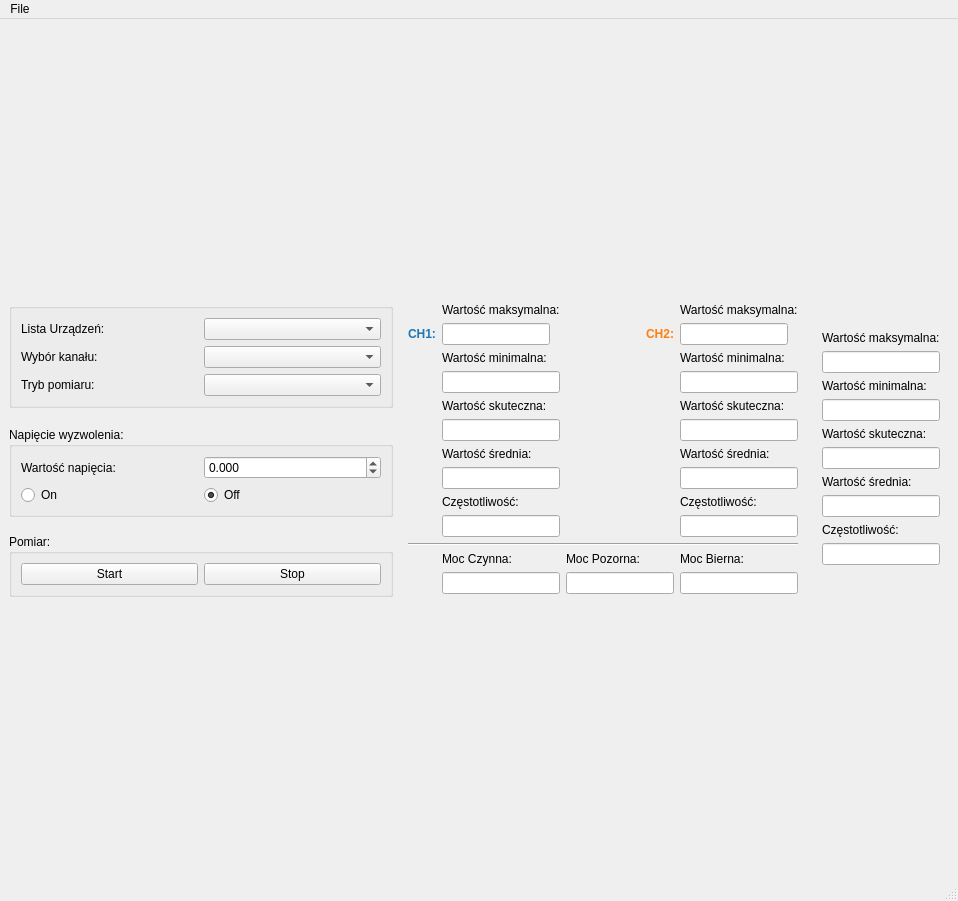
<?xml version="1.0" encoding="UTF-8"?>
<ui version="4.0">
 <class>MainWindow</class>
 <widget class="QMainWindow" name="MainWindow">
  <property name="geometry">
   <rect>
    <x>0</x>
    <y>0</y>
    <width>958</width>
    <height>901</height>
   </rect>
  </property>
  <property name="windowTitle">
   <string>Oscyloskop</string>
  </property>
  <widget class="QWidget" name="centralwidget">
   <layout class="QGridLayout" name="gridLayout_2">
    <item row="1" column="0" colspan="2">
     <layout class="QGridLayout" name="gridLayout_5">
      <item row="0" column="2" rowspan="3">
       <widget class="QWidget" name="widgetCH" native="true">
        <property name="sizePolicy">
         <sizepolicy hsizetype="Fixed" vsizetype="Fixed">
          <horstretch>0</horstretch>
          <verstretch>0</verstretch>
         </sizepolicy>
        </property>
        <layout class="QGridLayout" name="gridLayout_4">
         <item row="2" column="0">
          <widget class="QLabel" name="label_4">
           <property name="text">
            <string>Wartość minimalna:</string>
           </property>
          </widget>
         </item>
         <item row="5" column="0">
          <widget class="QLineEdit" name="lineEditRms">
           <property name="styleSheet">
            <string notr="true">color: rgb(31, 119, 180);</string>
           </property>
          </widget>
         </item>
         <item row="4" column="0">
          <widget class="QLabel" name="label_5">
           <property name="text">
            <string>Wartość skuteczna:</string>
           </property>
          </widget>
         </item>
         <item row="8" column="0">
          <widget class="QLineEdit" name="lineEditAmp">
           <property name="styleSheet">
            <string notr="true">color: rgb(31, 119, 180);</string>
           </property>
          </widget>
         </item>
         <item row="1" column="0">
          <widget class="QLineEdit" name="lineEditMax">
           <property name="styleSheet">
            <string notr="true">color: rgb(31, 119, 180);</string>
           </property>
          </widget>
         </item>
         <item row="0" column="0">
          <widget class="QLabel" name="label_3">
           <property name="text">
            <string>Wartość maksymalna:</string>
           </property>
          </widget>
         </item>
         <item row="11" column="0">
          <widget class="QLineEdit" name="lineEditFreq">
           <property name="styleSheet">
            <string notr="true">color: rgb(31, 119, 180);</string>
           </property>
          </widget>
         </item>
         <item row="3" column="0">
          <widget class="QLineEdit" name="lineEditMin">
           <property name="styleSheet">
            <string notr="true">color: rgb(31, 119, 180);</string>
           </property>
          </widget>
         </item>
         <item row="7" column="0">
          <widget class="QLabel" name="label_15">
           <property name="text">
            <string>Wartość średnia:</string>
           </property>
          </widget>
         </item>
         <item row="9" column="0">
          <widget class="QLabel" name="label_6">
           <property name="text">
            <string>Częstotliwość:</string>
           </property>
          </widget>
         </item>
        </layout>
       </widget>
      </item>
      <item row="0" column="0">
       <widget class="QGroupBox" name="Devices">
        <property name="sizePolicy">
         <sizepolicy hsizetype="Expanding" vsizetype="Fixed">
          <horstretch>0</horstretch>
          <verstretch>0</verstretch>
         </sizepolicy>
        </property>
        <property name="title">
         <string/>
        </property>
        <layout class="QGridLayout" name="gridLayout">
         <item row="2" column="0">
          <widget class="QLabel" name="label_13">
           <property name="text">
            <string>Tryb pomiaru:</string>
           </property>
          </widget>
         </item>
         <item row="1" column="1">
          <widget class="QComboBox" name="comboBoxCanals"/>
         </item>
         <item row="2" column="1">
          <widget class="QComboBox" name="comboBoxMeasure"/>
         </item>
         <item row="1" column="0">
          <widget class="QLabel" name="label_2">
           <property name="text">
            <string>Wybór kanału:</string>
           </property>
          </widget>
         </item>
         <item row="0" column="0">
          <widget class="QLabel" name="label">
           <property name="text">
            <string>Lista Urządzeń:</string>
           </property>
          </widget>
         </item>
         <item row="0" column="1">
          <widget class="QComboBox" name="ListOfDevices"/>
         </item>
        </layout>
       </widget>
      </item>
      <item row="2" column="0">
       <widget class="QGroupBox" name="groupBox">
        <property name="sizePolicy">
         <sizepolicy hsizetype="Expanding" vsizetype="Fixed">
          <horstretch>0</horstretch>
          <verstretch>0</verstretch>
         </sizepolicy>
        </property>
        <property name="title">
         <string>Pomiar:</string>
        </property>
        <layout class="QGridLayout" name="gridLayout_3">
         <item row="0" column="0">
          <widget class="QPushButton" name="pushButtonMeasure">
           <property name="text">
            <string>Start</string>
           </property>
          </widget>
         </item>
         <item row="0" column="1">
          <widget class="QPushButton" name="pushButtonStopMeasure">
           <property name="text">
            <string>Stop</string>
           </property>
          </widget>
         </item>
        </layout>
       </widget>
      </item>
      <item row="3" column="0" colspan="3">
       <layout class="QGridLayout" name="gridLayout_6"/>
      </item>
      <item row="1" column="0">
       <widget class="QGroupBox" name="groupBox_2">
        <property name="sizePolicy">
         <sizepolicy hsizetype="Preferred" vsizetype="Fixed">
          <horstretch>0</horstretch>
          <verstretch>0</verstretch>
         </sizepolicy>
        </property>
        <property name="title">
         <string>Napięcie wyzwolenia:</string>
        </property>
        <layout class="QGridLayout" name="gridLayout_7">
         <item row="1" column="1">
          <widget class="QRadioButton" name="radioButtonOff">
           <property name="text">
            <string>Off</string>
           </property>
           <property name="checked">
            <bool>true</bool>
           </property>
          </widget>
         </item>
         <item row="0" column="1">
          <widget class="QDoubleSpinBox" name="doubleSpinBoxMax">
           <property name="decimals">
            <number>3</number>
           </property>
           <property name="minimum">
            <double>-500.000000000000000</double>
           </property>
           <property name="maximum">
            <double>500.000000000000000</double>
           </property>
          </widget>
         </item>
         <item row="0" column="0">
          <widget class="QLabel" name="label_14">
           <property name="text">
            <string>Wartość napięcia:</string>
           </property>
          </widget>
         </item>
         <item row="1" column="0">
          <widget class="QRadioButton" name="radioButtonOn">
           <property name="text">
            <string>On</string>
           </property>
          </widget>
         </item>
        </layout>
       </widget>
      </item>
      <item row="0" column="1" rowspan="3">
       <widget class="QWidget" name="widget2CH" native="true">
        <property name="sizePolicy">
         <sizepolicy hsizetype="Fixed" vsizetype="Preferred">
          <horstretch>0</horstretch>
          <verstretch>0</verstretch>
         </sizepolicy>
        </property>
        <layout class="QGridLayout" name="gridLayout_15">
         <item row="2" column="3">
          <widget class="QLineEdit" name="lineEditCH2Max">
           <property name="sizePolicy">
            <sizepolicy hsizetype="Fixed" vsizetype="Fixed">
             <horstretch>0</horstretch>
             <verstretch>0</verstretch>
            </sizepolicy>
           </property>
           <property name="styleSheet">
            <string notr="true">color: rgb(255, 127, 14);</string>
           </property>
          </widget>
         </item>
         <item row="9" column="1">
          <widget class="QLineEdit" name="lineEditCH1Amp">
           <property name="styleSheet">
            <string notr="true">color: rgb(31, 119, 180);</string>
           </property>
          </widget>
         </item>
         <item row="15" column="2">
          <widget class="QLineEdit" name="lineEditPApparent"/>
         </item>
         <item row="9" column="3">
          <widget class="QLineEdit" name="lineEditCH2Amp">
           <property name="styleSheet">
            <string notr="true">color: rgb(255, 127, 14);</string>
           </property>
          </widget>
         </item>
         <item row="14" column="2">
          <widget class="QLabel" name="label_17">
           <property name="text">
            <string>Moc Pozorna:</string>
           </property>
          </widget>
         </item>
         <item row="2" column="1">
          <widget class="QLineEdit" name="lineEditCH1Max">
           <property name="sizePolicy">
            <sizepolicy hsizetype="Fixed" vsizetype="Fixed">
             <horstretch>0</horstretch>
             <verstretch>0</verstretch>
            </sizepolicy>
           </property>
           <property name="styleSheet">
            <string notr="true">color: rgb(31, 119, 180);</string>
           </property>
          </widget>
         </item>
         <item row="12" column="0" colspan="4">
          <widget class="Line" name="line">
           <property name="orientation">
            <enum>Qt::Horizontal</enum>
           </property>
          </widget>
         </item>
         <item row="11" column="3">
          <widget class="QLineEdit" name="lineEditCH2Frq">
           <property name="styleSheet">
            <string notr="true">color: rgb(255, 127, 14);</string>
           </property>
          </widget>
         </item>
         <item row="15" column="3">
          <widget class="QLineEdit" name="lineEditPReactive"/>
         </item>
         <item row="5" column="1">
          <widget class="QLineEdit" name="lineEditCH1Min">
           <property name="styleSheet">
            <string notr="true">color: rgb(31, 119, 180);</string>
           </property>
          </widget>
         </item>
         <item row="2" column="0">
          <widget class="QLabel" name="label_11">
           <property name="sizePolicy">
            <sizepolicy hsizetype="Fixed" vsizetype="Preferred">
             <horstretch>0</horstretch>
             <verstretch>0</verstretch>
            </sizepolicy>
           </property>
           <property name="font">
            <font>
             <pointsize>9</pointsize>
             <weight>75</weight>
             <bold>true</bold>
            </font>
           </property>
           <property name="styleSheet">
            <string notr="true">color: rgb(31, 119, 180);</string>
           </property>
           <property name="text">
            <string>CH1:</string>
           </property>
          </widget>
         </item>
         <item row="11" column="1">
          <widget class="QLineEdit" name="lineEditCH1Frq">
           <property name="styleSheet">
            <string notr="true">color: rgb(31, 119, 180);</string>
           </property>
          </widget>
         </item>
         <item row="8" column="1">
          <widget class="QLabel" name="label_16">
           <property name="text">
            <string>Wartość średnia:</string>
           </property>
           <property name="alignment">
            <set>Qt::AlignLeading|Qt::AlignLeft|Qt::AlignVCenter</set>
           </property>
          </widget>
         </item>
         <item row="2" column="2">
          <widget class="QLabel" name="label_12">
           <property name="sizePolicy">
            <sizepolicy hsizetype="Preferred" vsizetype="Preferred">
             <horstretch>0</horstretch>
             <verstretch>0</verstretch>
            </sizepolicy>
           </property>
           <property name="font">
            <font>
             <pointsize>9</pointsize>
             <weight>75</weight>
             <bold>true</bold>
            </font>
           </property>
           <property name="styleSheet">
            <string notr="true">color: rgb(255, 127, 14);</string>
           </property>
           <property name="text">
            <string>CH2:</string>
           </property>
           <property name="alignment">
            <set>Qt::AlignRight|Qt::AlignTrailing|Qt::AlignVCenter</set>
           </property>
          </widget>
         </item>
         <item row="14" column="1">
          <widget class="QLabel" name="label_18">
           <property name="text">
            <string>Moc Czynna:</string>
           </property>
          </widget>
         </item>
         <item row="15" column="1">
          <widget class="QLineEdit" name="lineEditPActive"/>
         </item>
         <item row="7" column="3">
          <widget class="QLineEdit" name="lineEditCH2Rms">
           <property name="styleSheet">
            <string notr="true">color: rgb(255, 127, 14);</string>
           </property>
          </widget>
         </item>
         <item row="7" column="1">
          <widget class="QLineEdit" name="lineEditCH1Rms">
           <property name="styleSheet">
            <string notr="true">color: rgb(31, 119, 180);</string>
           </property>
          </widget>
         </item>
         <item row="5" column="3">
          <widget class="QLineEdit" name="lineEditCH2Min">
           <property name="styleSheet">
            <string notr="true">color: rgb(255, 127, 14);</string>
           </property>
          </widget>
         </item>
         <item row="1" column="3">
          <widget class="QLabel" name="label_19">
           <property name="text">
            <string>Wartość maksymalna:</string>
           </property>
          </widget>
         </item>
         <item row="1" column="1">
          <widget class="QLabel" name="label_7">
           <property name="text">
            <string>Wartość maksymalna:</string>
           </property>
           <property name="alignment">
            <set>Qt::AlignLeading|Qt::AlignLeft|Qt::AlignVCenter</set>
           </property>
          </widget>
         </item>
         <item row="4" column="1">
          <widget class="QLabel" name="label_9">
           <property name="text">
            <string>Wartość minimalna:</string>
           </property>
           <property name="alignment">
            <set>Qt::AlignLeading|Qt::AlignLeft|Qt::AlignVCenter</set>
           </property>
          </widget>
         </item>
         <item row="4" column="3">
          <widget class="QLabel" name="label_20">
           <property name="text">
            <string>Wartość minimalna:</string>
           </property>
          </widget>
         </item>
         <item row="6" column="1">
          <widget class="QLabel" name="label_10">
           <property name="text">
            <string>Wartość skuteczna:</string>
           </property>
           <property name="alignment">
            <set>Qt::AlignLeading|Qt::AlignLeft|Qt::AlignVCenter</set>
           </property>
          </widget>
         </item>
         <item row="6" column="3">
          <widget class="QLabel" name="label_21">
           <property name="text">
            <string>Wartość skuteczna:</string>
           </property>
          </widget>
         </item>
         <item row="8" column="3">
          <widget class="QLabel" name="label_22">
           <property name="text">
            <string>Wartość średnia:</string>
           </property>
          </widget>
         </item>
         <item row="10" column="3">
          <widget class="QLabel" name="label_23">
           <property name="text">
            <string>Częstotliwość:</string>
           </property>
          </widget>
         </item>
         <item row="14" column="3">
          <widget class="QLabel" name="label_24">
           <property name="text">
            <string>Moc Bierna:</string>
           </property>
          </widget>
         </item>
         <item row="10" column="1">
          <widget class="QLabel" name="label_8">
           <property name="text">
            <string>Częstotliwość:</string>
           </property>
           <property name="alignment">
            <set>Qt::AlignLeading|Qt::AlignLeft|Qt::AlignVCenter</set>
           </property>
          </widget>
         </item>
        </layout>
       </widget>
      </item>
     </layout>
    </item>
   </layout>
  </widget>
  <widget class="QMenuBar" name="menubar">
   <property name="geometry">
    <rect>
     <x>0</x>
     <y>0</y>
     <width>958</width>
     <height>21</height>
    </rect>
   </property>
   <widget class="QMenu" name="menuFile">
    <property name="title">
     <string>File</string>
    </property>
    <addaction name="actionSave"/>
    <addaction name="actionExit"/>
   </widget>
   <addaction name="menuFile"/>
  </widget>
  <widget class="QStatusBar" name="statusbar"/>
  <action name="actionExit">
   <property name="text">
    <string>Wyjdź</string>
   </property>
  </action>
  <action name="actionSave">
   <property name="text">
    <string>Zapisz</string>
   </property>
   <property name="shortcut">
    <string>Ctrl+S</string>
   </property>
  </action>
 </widget>
 <resources/>
 <connections/>
</ui>
